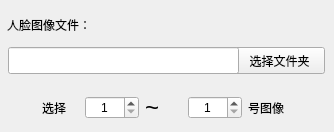
         <widget class="QWidget" name="tab_3">
          <attribute name="title">
           <string>  人脸  </string>
          </attribute>
          <widget class="QPushButton" name="pTestFaceChoiceFileBtn">
           <property name="geometry">
            <rect>
             <x>234</x>
             <y>47</y>
             <width>91</width>
             <height>27</height>
            </rect>
           </property>
           <property name="cursor">
            <cursorShape>PointingHandCursor</cursorShape>
           </property>
           <property name="text">
            <string>选择文件夹</string>
           </property>
          </widget>
          <widget class="QLabel" name="label_15">
           <property name="geometry">
            <rect>
             <x>7</x>
             <y>16</y>
             <width>101</width>
             <height>17</height>
            </rect>
           </property>
           <property name="text">
            <string>人脸图像文件：</string>
           </property>
          </widget>
          <widget class="QWidget" name="layoutWidget_2">
           <property name="geometry">
            <rect>
             <x>42</x>
             <y>93</y>
             <width>243</width>
             <height>30</height>
            </rect>
           </property>
           <layout class="QGridLayout" name="gridLayout_4">
            <item row="0" column="2">
             <widget class="QLabel" name="label_16">
              <property name="font">
               <font>
                <pointsize>18</pointsize>
                <weight>50</weight>
                <bold>false</bold>
               </font>
              </property>
              <property name="text">
               <string>~</string>
              </property>
             </widget>
            </item>
            <item row="0" column="1">
             <widget class="QSpinBox" name="pTestFaceBeginBox">
              <property name="cursor">
               <cursorShape>PointingHandCursor</cursorShape>
              </property>
              <property name="alignment">
               <set>Qt::AlignCenter</set>
              </property>
              <property name="minimum">
               <number>1</number>
              </property>
              <property name="maximum">
               <number>1000</number>
              </property>
             </widget>
            </item>
            <item row="0" column="4">
             <widget class="QLabel" name="label_17">
              <property name="text">
               <string>号图像</string>
              </property>
             </widget>
            </item>
            <item row="0" column="0">
             <widget class="QLabel" name="label_18">
              <property name="text">
               <string>选择</string>
              </property>
             </widget>
            </item>
            <item row="0" column="3">
             <widget class="QSpinBox" name="pTestFaceEndBox">
              <property name="cursor">
               <cursorShape>PointingHandCursor</cursorShape>
              </property>
              <property name="alignment">
               <set>Qt::AlignCenter</set>
              </property>
              <property name="minimum">
               <number>1</number>
              </property>
              <property name="maximum">
               <number>1000</number>
              </property>
             </widget>
            </item>
           </layout>
          </widget>
          <widget class="QLineEdit" name="pTestFaceImgPathText">
           <property name="geometry">
            <rect>
             <x>8</x>
             <y>47</y>
             <width>231</width>
             <height>27</height>
            </rect>
           </property>
          </widget>
         </widget>
